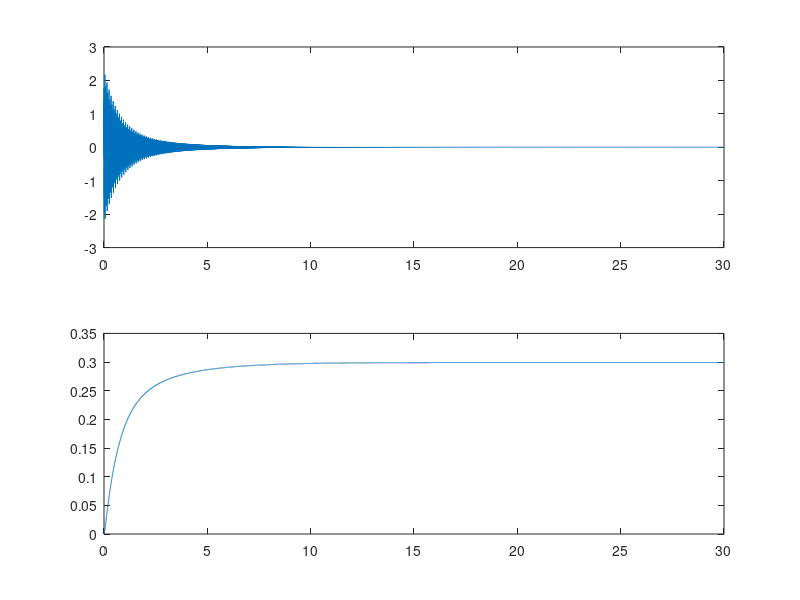

This chart was generated by the following MATLAB code:
close all; clear all; clc;

% Signal characteristics
fs = 1000;             % Tần số lấy mẫu (Hz)
T = 30;                 % Thời gian tín hiệu (giây)
t = 0:1/fs:T-1/fs;     % Vector thời gian
N = T * fs;

% Frequencies element
f1 = 50;
f2 = 120;
f3 = 300;

% Amplitudes (tuỳ chọn)
A1 = 1;
A2 = 0.5;
A3 = 0.8;

% Tạo sóng sin đa tần số
signal = A1*sin(2*pi*f1*t) + A2*sin(2*pi*f2*t) + A3*sin(2*pi*f3*t);

%% Setup

% Primary path
p_delay = 5; % sample



%%
L = 64;
W = zeros(1,L);



% define buffer
x_buffer = zeros(1,L);
e = zeros(1,N);
debug_norm_W = zeros(1,N);

for n = 1:N
    x_buffer = [signal(n), x_buffer(1:end-1)];

    y = dot(W, x_buffer);
    e(n) = signal(n) - y;
    
    debug_norm_W(n) = norm(W);
    W = W + (0.0001 * x_buffer * e(n));


end

figure;

subplot(2,1,1)
plot(t,e)

subplot(2,1,2)
plot(t,debug_norm_W)